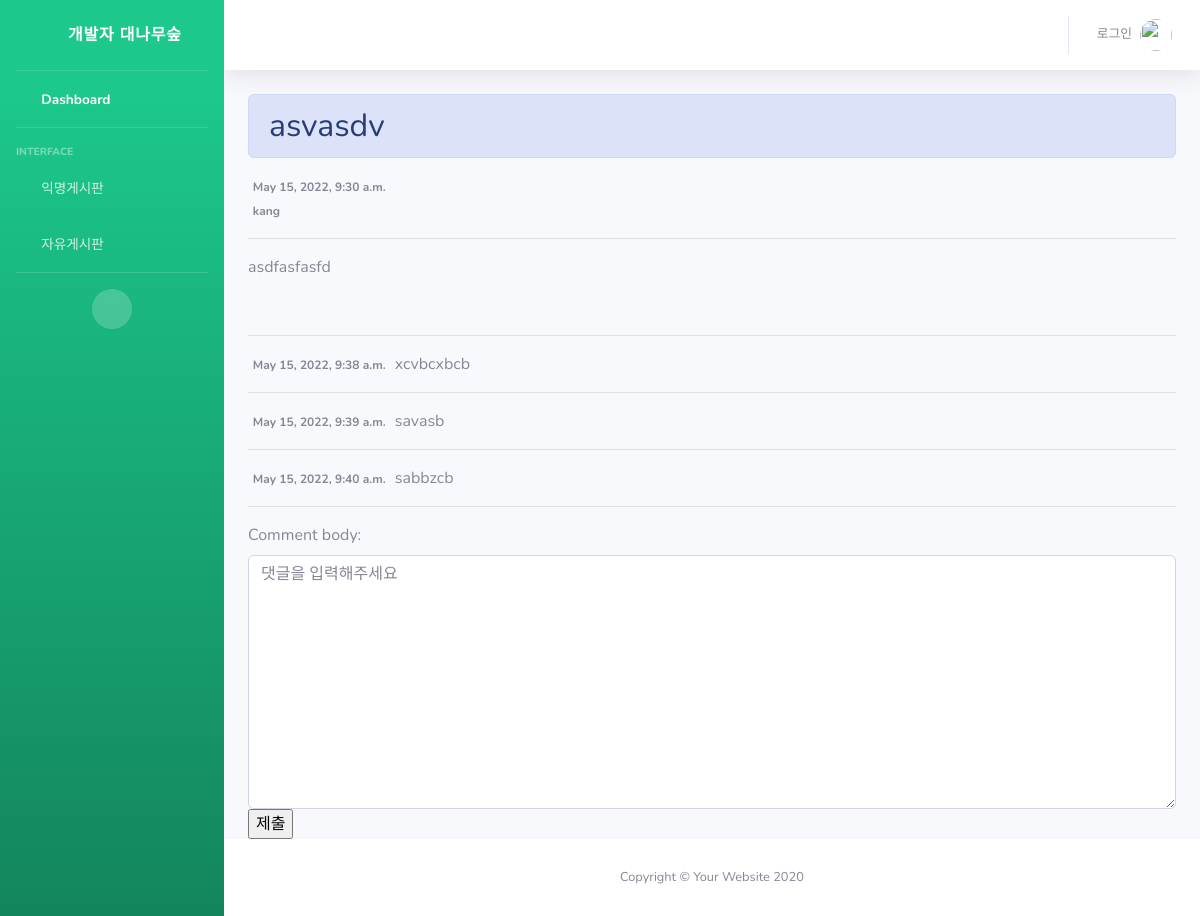
/freedetail/2, run on the app's committed database.
### snsapp/models.py (models this page shows, shortened)
class freePost(models.Model):
    title = models.CharField(max_length=200)
    body = models.TextField()
    date = models.DateTimeField(auto_now_add=True)
    author = models.ForeignKey(User, on_delete=models.CASCADE)

class freeComment(models.Model):
    comment_body = models.TextField()
    date = models.DateTimeField(auto_now_add=True)
    post = models.ForeignKey(freePost, null=True, blank=True, on_delete=models.CASCADE)

### snsapp/views.py (the view)
# urls.py: path('freedetail/<int:post_id>', snsapp.views.freedetail, name='freedetail'),
def freedetail(request, post_id):
    post_detail = get_object_or_404(freePost, pk=post_id)
    freecomment_form = freeCommentform()
    return render(request, 'free_detail.html', {'post_detail':post_detail, 'freecomment_form':freecomment_form})

### snsapp/forms.py
class freeCommentform(forms.ModelForm):
    class Meta:
        model = freeComment
        fields = ['comment_body']
    def __init__(self, *args, **kwargs):
        super(freeCommentform, self).__init__(*args,**kwargs)
        self.fields['comment_body'].widget.attrs = {
            'class': 'form-control',
            'placeholder': "댓글을 입력해주세요",
            'rows': 10
        }

### snsapp/templates/free_detail.html (shortened to what this page needs)
{% extends 'base.html' %}
{% block content %}
<h2 class="alert alert-primary">{{post_detail.title}}</h2>
<span class="badge rounded-pill bg-light">{{post_detail.date}}</span>
<br>
<span class="badge rounded-pill bg-light">{{ post_detail.author.username }}</span>
<hr>
<p>
    {{post_detail.body}}
</p>
<br><hr>
{% for comment in post_detail.freecomment_set.all %}
    <span class="badge rounded-pill bg-light">{{comment.date}}</span>
    {{ comment.comment_body }}
    <hr>
{% endfor %}
<form action="{% url 'freenew_comment' post_detail.id %}" method="POST">
    {{freecomment_form}}
    <input type="submit" value="제출">
</form>
{% endblock %}

### data on the page
freePost: title "asvasdv", date "May 15, 2022, 9:30 a.m.", author.username "kang", body "asdfasfasfd"
freeComment: date "May 15, 2022, 9:38 a.m.", comment_body "xcvbcxbcb"
freeComment: date "May 15, 2022, 9:39 a.m.", comment_body "savasb"
freeComment: date "May 15, 2022, 9:40 a.m.", comment_body "sabbzcb"
